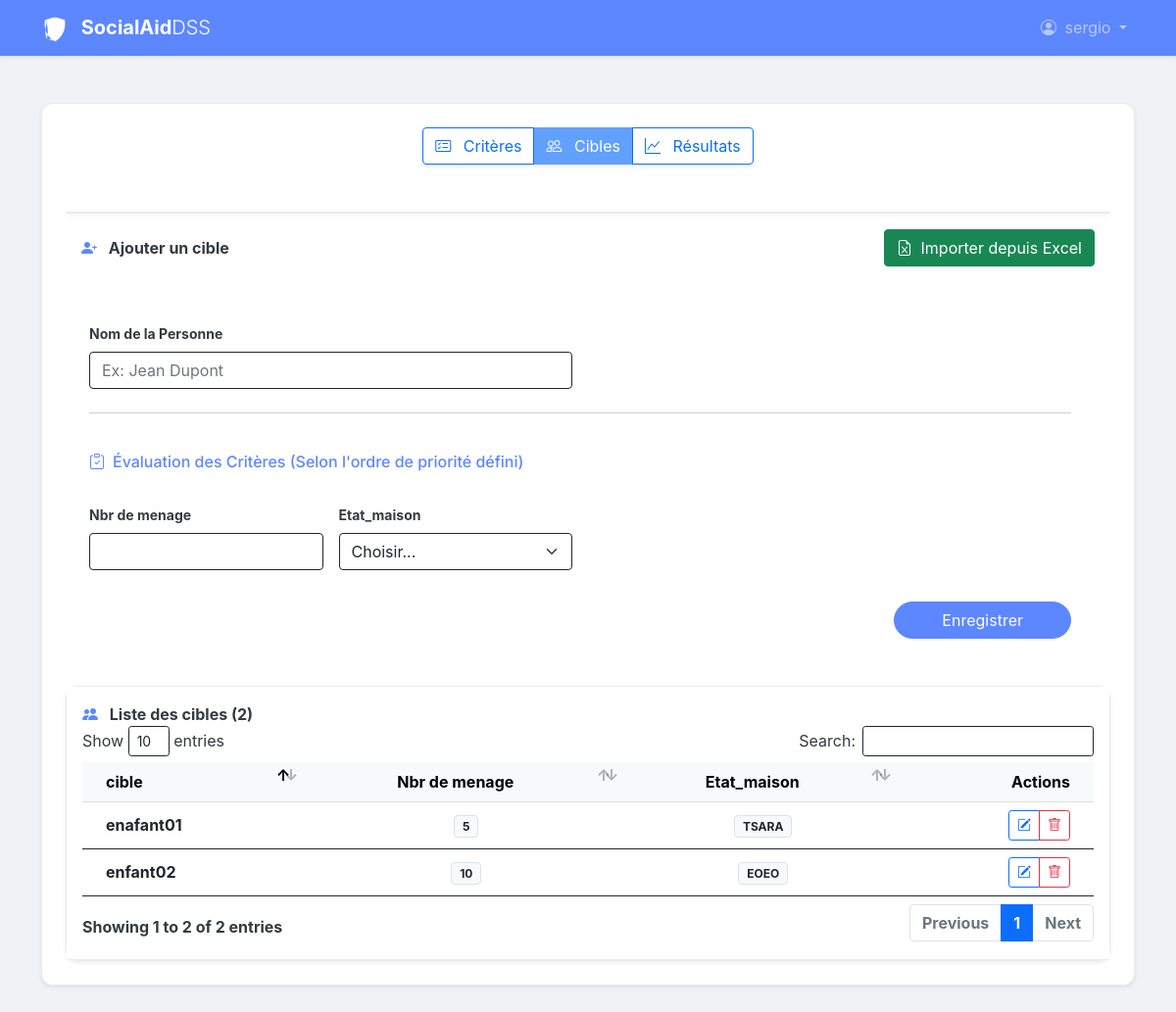
The page /vue/gestion_alternatives.php?project_id=8 (signed in) on the database as committed earlier.
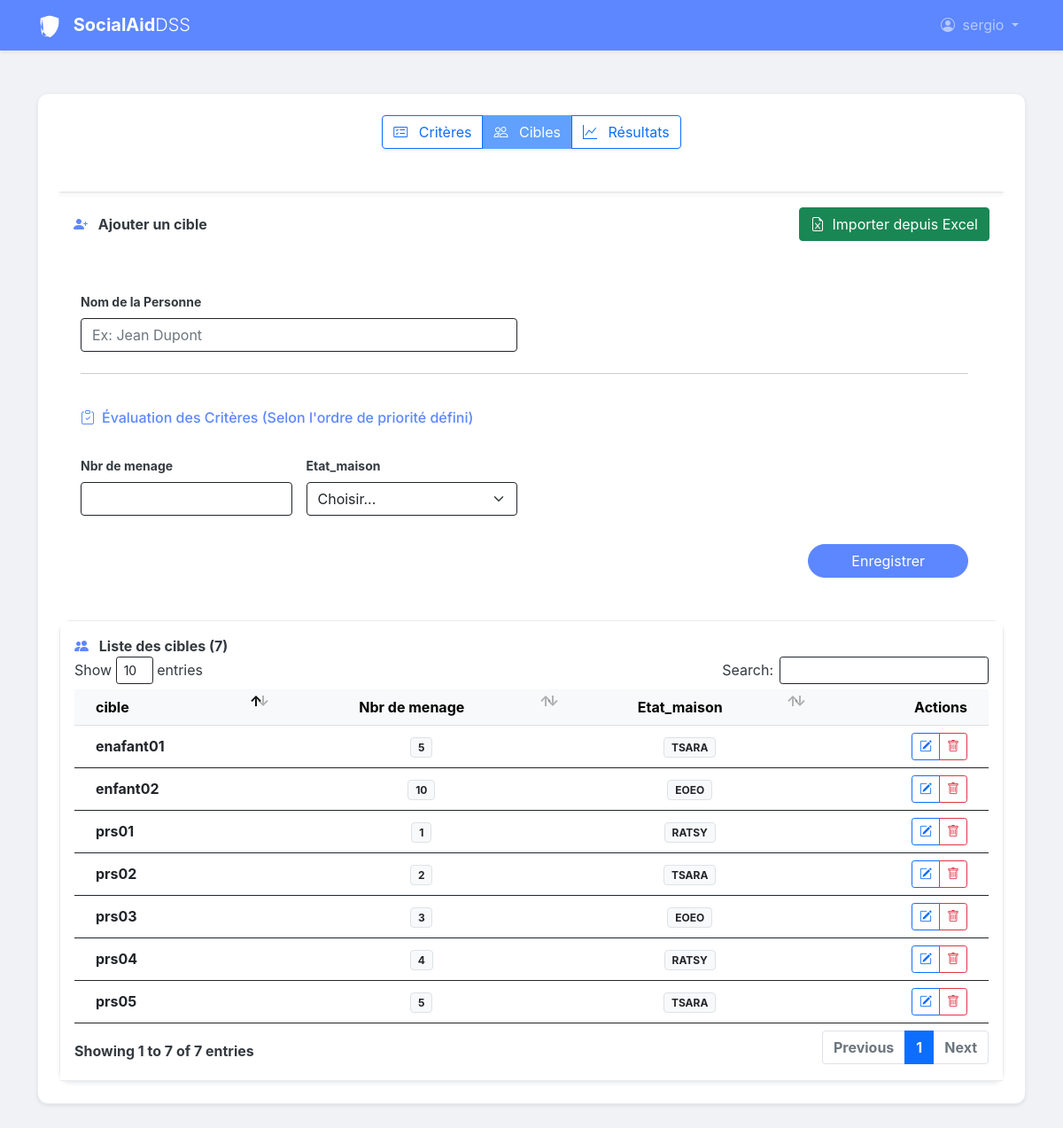
The same page on the database as committed later.
### tables this page shows
CREATE TABLE IF NOT EXISTS `critere` (
  `ID_CRITERE` int NOT NULL AUTO_INCREMENT,
  `ID_PROJET` int NOT NULL,
  `NOM_CRITERE` char(32) DEFAULT NULL,
  `TYPE_CRITERE` char(32) DEFAULT NULL,
  `RANG` int DEFAULT NULL,
  `OBJECTIF` varchar(3) NOT NULL,
  `poids_l` decimal(10,4) NOT NULL DEFAULT '0.0000' COMMENT 'Borne inférieure du poids flou',
  `poids_m` decimal(10,4) NOT NULL DEFAULT '0.0000' COMMENT 'Valeur modale (milieu) du poids flou',
  `poids_u` decimal(10,4) NOT NULL DEFAULT '0.0000' COMMENT 'Borne supérieure du poids flou',
  PRIMARY KEY (`ID_CRITERE`),
  KEY `critere_ibfk_1` (`ID_PROJET`)
);

CREATE TABLE IF NOT EXISTS `personne` (
  `ID_PERSONNE` int NOT NULL AUTO_INCREMENT,
  `ID_PROJET` int NOT NULL,
  `NOM_PERSONNE` char(32) DEFAULT NULL,
  PRIMARY KEY (`ID_PERSONNE`),
  KEY `I_FK_PERSONNE_PROJET` (`ID_PROJET`)
);

### model/getCritere.php (called while the page is built)
<?php
function getCriteriaForProject(int $projectId): array {
    $pdo = dbConnect();
    $sql = "SELECT c.ID_CRITERE, c.NOM_CRITERE, c.TYPE_CRITERE, c.RANG, c.poids_l, c.poids_m, c.poids_u, c.OBJECTIF FROM critere c
            WHERE c.ID_PROJET = ? ORDER BY c.RANG ASC, c.ID_CRITERE ASC";
    $stmt = $pdo->prepare($sql);
    $stmt->execute([$projectId]);
    $criteria = $stmt->fetchAll();
    foreach ($criteria as $key => $criterion) {
        if ($criterion['TYPE_CRITERE'] === 'qualitative') {
            $criteria[$key]['options'] = getQualitativeValuesForCriterion($criterion['ID_CRITERE']);
        }
    }
    return $criteria;
}
function getQualitativeValuesForCriterion(int $criterionId): array {
    $pdo = dbConnect();
    $stmt = $pdo->prepare("SELECT ID_VALQUAL, LIBELLE, RANG FROM valeurqualitative WHERE ID_CRITERE = ? ORDER BY RANG DESC");
    $stmt->execute([$criterionId]);
    return $stmt->fetchAll();
}

### model/personne.model.php (called while the page is built, shortened)
<?php
function getAlternativesForProject(int $projectId): array {
    $pdo = dbConnect();
    $stmt = $pdo->prepare("SELECT ID_PERSONNE, NOM_PERSONNE FROM personne WHERE ID_PROJET = ? ORDER BY ID_PERSONNE");
    $stmt->execute([$projectId]);
    return $stmt->fetchAll();
}
function getEvaluationsForProject(int $projectId): array {
    $pdo = dbConnect();
    $sql = "SELECT perf.ID_PERSONNE, perf.ID_CRITERE, perf.VALEURNUM, perf.VALEURQUAL, c.TYPE_CRITERE,
                   perf.valeur_l, perf.valeur_m, perf.valeur_u
            FROM performance perf
            JOIN personne pers ON perf.ID_PERSONNE = pers.ID_PERSONNE
            JOIN critere c ON perf.ID_CRITERE = c.ID_CRITERE
            WHERE pers.ID_PROJET = ?";
    $stmt = $pdo->prepare($sql);
    $stmt->execute([$projectId]);
    $evaluations = [];
    foreach ($stmt->fetchAll() as $eval) {
        $displayValue = '';
        if ($eval['TYPE_CRITERE'] === 'qualitative') {
            $displayValue = $eval['VALEURQUAL'];
        } else {
            $displayValue = $eval['VALEURNUM'];
        }
        $evaluations[$eval['ID_PERSONNE']][$eval['ID_CRITERE']] = [
            'raw'     => $displayValue,
            'display' => $displayValue,
            'tfn' => [$eval['valeur_l'], $eval['valeur_m'], $eval['valeur_u']]
        ];
    }
    return $evaluations;
}

### vue/gestion_alternatives.php (the view, shortened to what this page needs)
<?php
$projectId = filter_input(INPUT_GET, 'project_id', FILTER_VALIDATE_INT);
$criteria = getCriteriaForProject($projectId);
$alternatives = getAlternativesForProject($projectId);
$evaluations = getEvaluationsForProject($projectId);
include 'header.php';
?>
<div class="col-12">
    <div class="d-flex justify-content-center mb-5">
        <div class="btn-group shadow-sm" role="group">
            <a href="gestion_critere.php?project_id=<?= $projectId ?>" class="btn btn-outline-primary"><i class="bi bi-card-checklist me-2"></i> Critères</a>
            <button class="btn btn-primary disabled"><i class="bi bi-people me-2"></i> Cibles</button>
            <a href="resultats.php?project_id=<?= $projectId ?>" class="btn btn-outline-primary"><i class="bi bi-graph-up me-2"></i> Résultats</a>
        </div>
    </div>
    <div class="row">
        <div class="col-md-12 mb-4">
            <div class="card shadow-sm">
                </div>
                <div class="card-header bg-white fw-bold py-3 border-bottom-0 d-flex justify-content-between align-items-center">
                    <span>
                        <i class="bi bi-person-plus-fill text-primary me-2"></i> Ajouter un cible
                    </span>
                    <button type="button" class="btn btn-success" data-bs-toggle="modal" data-bs-target="#importExcelModal">
                        <i class="bi bi-file-earmark-excel me-1"></i> Importer depuis Excel
                    </button>
                </div>
                <div class="card-body p-4">
                    <form action="../actions/alternative/add.php" method="POST" class="row g-3">
                        <div class="row g-3">
                            <div class="col-md-6">
                                <label class="form-label small fw-bold">Nom de la Personne</label>
                                <input type="text" name="personne_name" class="form-control" placeholder="Ex: Jean Dupont" required>
                            </div>
                            <div class="col-12 my-2"><hr class="text-muted opacity-25"></div>
                            <div class="col-12 mb-2"><h6 class="text-primary"><i class="bi bi-clipboard-check me-2"></i>Évaluation des Critères (Selon l'ordre de priorité défini)</h6></div>
                            <?php foreach($criteria as $c): ?>
                            <div class="col-md-3 mb-3">
                                <label class="form-label small fw-bold"><?= htmlspecialchars($c['NOM_CRITERE']) ?></label>
                                <?php if($c['TYPE_CRITERE'] === 'quantitative'): ?>
                                    <input type="number" step="0.01" name="evaluations[<?= $c['ID_CRITERE'] ?>]" class="form-control" required>
                                <?php else: ?>
                                    <select name="evaluations[<?= $c['ID_CRITERE'] ?>]" class="form-select" required>
                                        <option value="" disabled selected>Choisir...</option>
                                    </select>
                                <?php endif; ?>
                            </div>
                            <?php endforeach; ?>
                            <div class="col-12 text-end">
                                <button type="submit" name="add_candidate" id="submit-btn" class="btn btn-primary rounded-pill px-5" <?= empty($criteria) ? 'disabled' : '' ?>>Enregistrer</button>
                            </div>
                        </div>
                    </form>
                </div>
            </div>
        </div>
        <div class="col-md-12">
            <div class="card shadow-sm">
                <div class="card-header bg-white fw-bold py-3">
                    <i class="bi bi-people-fill text-primary me-2"></i> Liste des cibles (<?= count($alternatives) ?>)
                <div class="card-body p-0">
                    <?php if (empty($alternatives)): ?>
                        <div class="text-center py-5 text-muted">
                            <i class="bi bi-person-x fs-1"></i>
                            <h5 class="mt-3">Aucun cible enregistré.</h5>
                            <p>Utilisez le formulaire ci-dessus pour commencer.</p>
                        </div>
                    <?php else: ?>
                        <table id="beneficiairesTable" class="table table-hover align-middle">
                            <thead class="table-light">
                                <tr>
                                    <th class="ps-4">cible</th>
                                    <?php foreach ($criteria as $criterion): ?>
                                        <th class="text-center"><?= htmlspecialchars($criterion['NOM_CRITERE']) ?></th>
                                    <?php endforeach; ?>
                                    <th class="text-end pe-4">Actions</th>
                                </tr>
                            </thead>
                            <tbody>
                                <?php foreach ($alternatives as $alternative): ?>
                                    <tr>
                                        <td class="ps-4 fw-bold"><?= htmlspecialchars($alternative['NOM_PERSONNE']) ?></td>
                                        <?php foreach ($criteria as $criterion): ?>
                                            <td class="text-center">
                                                <span class="badge bg-light text-dark border">
                                                    <?= htmlspecialchars($evaluations[$alternative['ID_PERSONNE']][$criterion['ID_CRITERE']]['display'] ?? 'N/A') ?>
                                                </span>
                                            </td>
                                        <?php endforeach; ?>
                                        <td class="text-end pe-4">
                                            <div class="btn-group" role="group" aria-label="Actions pour la cible">
                                                <button type="button" class="btn btn-sm btn-outline-primary edit-btn"
                                                        data-id="<?= $alternative['ID_PERSONNE'] ?>"
                                                        data-name="<?= htmlspecialchars($alternative['NOM_PERSONNE']) ?>"
                                                        data-evaluations='<?= json_encode($evaluations[$alternative['ID_PERSONNE']] ?? []) ?>'
                                                        title="Modifier cette cible">
                                                    <i class="bi bi-pencil-square"></i>
                                                </button>
                                                <a href="../actions/alternative/delete.php?project_id=<?= $projectId ?>&id=<?= $alternative['ID_PERSONNE'] ?>" class="btn btn-sm btn-outline-danger" onclick="return confirm('Êtes-vous sûr de vouloir supprimer cette cible et toutes ses évaluations ?')" title="Supprimer cette cible">
                                                    <i class="bi bi-trash"></i>
                                                </a>
                                            </div>
                                        </td>
                                    </tr>
                                <?php endforeach; ?>
                            </tbody>
                        </table>
                    <?php endif; ?>
                </div>
            </div>
        </div>
    </div>
</div>
<?php include 'footer.php'; ?>

### vue/header.php (shortened to what this page needs)
<!DOCTYPE html>
<html lang="fr">
<head>
    <link href="../public/css/bootstrap.min.css" rel="stylesheet">
    <link rel="stylesheet" href="../public/node_modules/bootstrap-icons/font/bootstrap-icons.css">
    <link href="../public/css/bootstrap.min.css" rel="stylesheet">
    <link rel="stylesheet" href="../public/css/dataTables.bootstrap4.min.css">
    <link href="../public/css/bootstrap-icons.css" rel="stylesheet">
    <link href="../public/css/local-fonts.css" rel="stylesheet">
</head>
<body>
<nav class="navbar navbar-expand-lg navbar-dark bg-primary sticky-top">
    <div class="container">
        <a class="navbar-brand fw-bold" href="gestion_de_projet.php">
            SocialAid<span class="fw-light">DSS</span>
        </a>
        <div class="collapse navbar-collapse" id="navbarNav">
            <?php if (isset($_SESSION['ID_USER'])): ?>
                <ul class="navbar-nav">
                    <li class="nav-item dropdown">
                        <a class="nav-link dropdown-toggle" href="#" id="navbarUserDropdown" role="button" data-bs-toggle="dropdown" aria-expanded="false">
                            <i class="bi bi-person-circle me-1"></i>
                            <?= htmlspecialchars($_SESSION['NOM_USER']) ?>
                        </a>
                    </li>
                </ul>
            <?php endif; ?>
        </div>
    </div>
</nav>
<main class="container py-5">
    <div class="card shadow-sm">
        <div class="card-body p-4">
            <div class="row">

### vue/footer.php (shortened to what this page needs)
            </div>
        </div>
    </div>
</main>
</body>
</html>

### vue/header.php (style rules this page uses)
:root { --custom-primary: #5D87FF; --custom-primary-dark: #4a6fdd; --custom-light: #f0f2f5; --custom-light-bg: #f0f2f5; --custom-dark-text: #343a40; --card-bg: #ffffff; --card-border-color: #e9ecef; --card-header-bg: #f6f8fa; --bs-box-shadow-sm: 0 .125rem .25rem rgba(0,0,0,.075); --custom-dark: #343a40; --card-header-bg: #f6f8fa; }
body { background-color: var(--custom-light-bg); font-family: 'Inter', sans-serif; color: var(--custom-dark-text); }
.navbar { box-shadow: 0 2px 8px rgba(0,0,0,.06); }
.navbar-dark.bg-primary { background-color: var(--custom-primary) !important; box-shadow: var(--bs-box-shadow-sm); }
.btn-primary { background-color: var(--custom-primary); border-color: var(--custom-primary); }
.card { border-radius: 12px; border: 1px solid #e9ecef; box-shadow: 0 4px 12px rgba(0,0,0,0.08); border: 1px solid var(--card-border-color); background-color: var(--card-bg); box-shadow: var(--bs-box-shadow); }
.card-header { background-color: var(--card-header-bg); border-bottom: 1px solid #e9ecef; border-bottom: 1px solid var(--card-border-color); color: var(--custom-dark-text); }
.shadow-sm { box-shadow: var(--bs-box-shadow-sm) !important; }
.navbar-brand { color: var(--bs-white); }
.navbar-nav .nav-link { color: rgba(255, 255, 255, 0.75); }
.text-primary { color: var(--custom-primary) !important; }
.text-muted { color: var(--bs-secondary-color) !important; }
.form-control, .form-select, .form-text { background-color: var(--bs-body-bg); color: var(--bs-body-color); border-color: var(--bs-border-color); }
.table { color: var(--bs-body-color); border-color: var(--bs-border-color); }

Rows that differ between the two databases and show on the page:
added personne: NOM_PERSONNE "prs01", ID_PERSONNE.ID_CRITERE "1", ID_PERSONNE.ID_CRITERE "RATSY"
added personne: NOM_PERSONNE "prs02", ID_PERSONNE.ID_CRITERE "2", ID_PERSONNE.ID_CRITERE "TSARA"
added personne: NOM_PERSONNE "prs03", ID_PERSONNE.ID_CRITERE "3", ID_PERSONNE.ID_CRITERE "EOEO"
added personne: NOM_PERSONNE "prs04", ID_PERSONNE.ID_CRITERE "4", ID_PERSONNE.ID_CRITERE "RATSY"
added personne: NOM_PERSONNE "prs05", ID_PERSONNE.ID_CRITERE "5", ID_PERSONNE.ID_CRITERE "TSARA"
Other text that changed with them:
count($alternatives): "2" → "7"
text written by a page script: "Show entries Search: Showing 1 to 2 of 2 entries Previous 1 Next" → "Show entries Search: Showing 1 to 7 of 7 entries Previous 1 Next"
